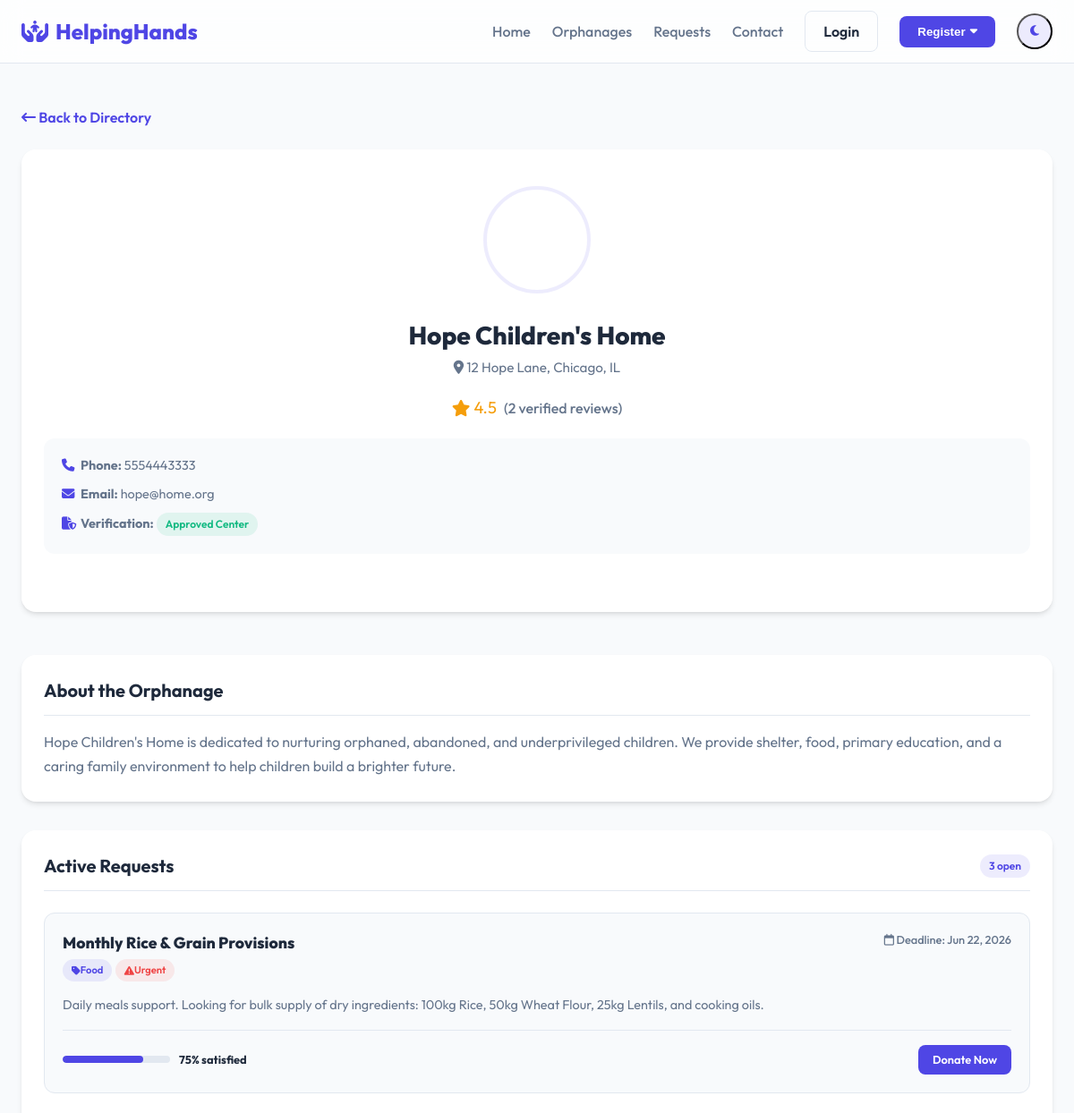
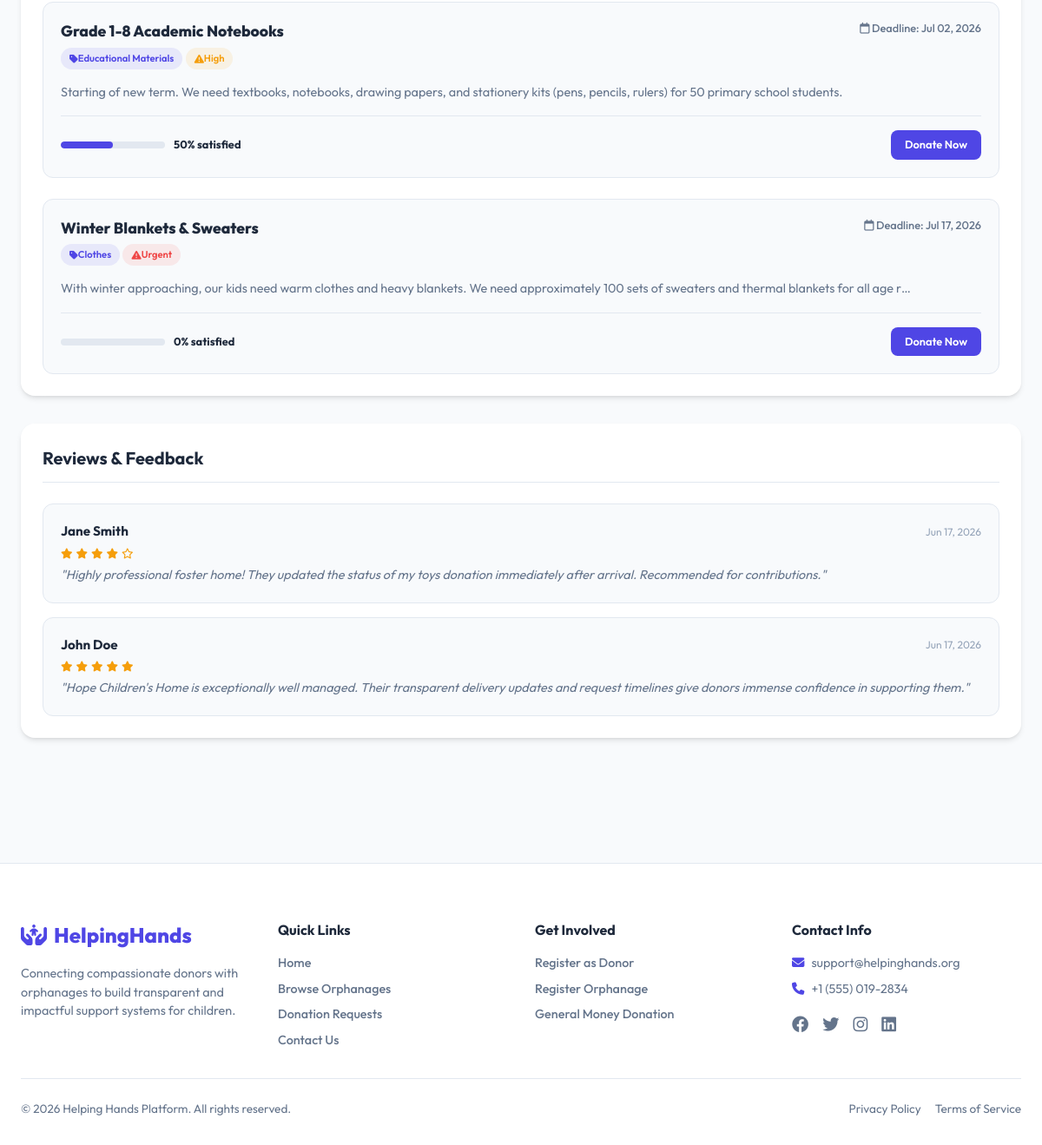
Screenshot of /donations/orphanages/1/ with the database file from the repository (2 pictures, top to bottom).
### accounts/models.py (models this page shows, shortened)
class OrphanageProfile(models.Model):
    user = models.OneToOneField(User, on_delete=models.CASCADE, related_name='orphanage_profile')
    orphanage_name = models.CharField(max_length=200)
    phone = models.CharField(max_length=20)
    address = models.TextField()
    description = models.TextField()
    registration_certificate = models.FileField(upload_to='certificates/')
    profile_image = models.ImageField(upload_to='orphanages/profiles/')
    is_approved = models.BooleanField(default=False)
    @property
    def average_rating(self):
        avg = self.reviews.filter(is_moderated=True).aggregate(Avg('rating'))['rating__avg']
        return round(avg, 1) if avg else 0.0
    @property
    def reviews_count(self):
        return self.reviews.filter(is_moderated=True).count()

class User(AbstractUser):
    is_donor = models.BooleanField(default=False)
    is_orphanage = models.BooleanField(default=False)

class Review(models.Model):
    donor = models.ForeignKey(DonorProfile, on_delete=models.CASCADE, related_name='reviews')
    orphanage = models.ForeignKey(OrphanageProfile, on_delete=models.CASCADE, related_name='reviews')
    rating = models.IntegerField(choices=[(i, str(i)) for i in range(1, 6)])
    comment = models.TextField()
    is_moderated = models.BooleanField(default=False)
    created_at = models.DateTimeField(auto_now_add=True)

class DonorProfile(models.Model):
    user = models.OneToOneField(User, on_delete=models.CASCADE, related_name='donor_profile')
    full_name = models.CharField(max_length=150)
    phone_number = models.CharField(max_length=20)
    address = models.TextField()
    profile_picture = models.ImageField(upload_to='donors/profiles/', null=True, blank=True)

### donations/models.py (models this page shows, shortened)
class DonationRequest(models.Model):
    PRIORITY_CHOICES = [
        ('Low', 'Low'),
        ('Medium', 'Medium'),
        ('High', 'High'),
        ('Urgent', 'Urgent'),
    ]
    STATUS_CHOICES = [
        ('Open', 'Open'),
        ('In Progress', 'In Progress'),
        ('Completed', 'Completed'),
    ]
    orphanage = models.ForeignKey(OrphanageProfile, on_delete=models.CASCADE, related_name='requests')
    title = models.CharField(max_length=200)
    category = models.ForeignKey(Category, on_delete=models.SET_NULL, null=True, related_name='requests')
    description = models.TextField()
    quantity_needed = models.IntegerField()
    quantity_fulfilled = models.IntegerField(default=0)
    priority = models.CharField(max_length=15, choices=PRIORITY_CHOICES, default='Medium')
    deadline = models.DateField()
    image = models.ImageField(upload_to='requests/', null=True, blank=True)
    status = models.CharField(max_length=15, choices=STATUS_CHOICES, default='Open')
    created_at = models.DateTimeField(auto_now_add=True)
    @property
    def fulfillment_percentage(self):
        if self.quantity_needed <= 0:
            return 100
        pct = (self.quantity_fulfilled / self.quantity_needed) * 100
        return min(int(pct), 100)

class Category(models.Model):
    name = models.CharField(max_length=50, unique=True)
    slug = models.SlugField(max_length=60, unique=True, blank=True)
    icon = models.CharField(max_length=50, help_text="FontAwesome icon class, e.g., fa-utensils")
    class Meta:
        verbose_name_plural = "Categories"

### donations/views.py (the view)
# urls.py: path('orphanages/<int:orphanage_id>/', views.orphanage_detail, name='orphanage_detail'),
def orphanage_detail(request, orphanage_id):
    orphanage = get_object_or_404(OrphanageProfile, id=orphanage_id, is_approved=True)
    requests = orphanage.requests.filter(status__in=['Open', 'In Progress']).order_by('-created_at')
    reviews = orphanage.reviews.filter(is_moderated=True).order_by('-created_at')
    is_favorited = False
    review_form = None
    if request.user.is_authenticated and request.user.is_donor:
        is_favorited = Favorite.objects.filter(donor=request.user.donor_profile, orphanage=orphanage).exists()
        review_form = ReviewForm()
    context = {
        'orphanage': orphanage,
        'requests': requests,
        'reviews': reviews,
        'is_favorited': is_favorited,
        'review_form': review_form
    }
    return render(request, 'donations/orphanage_detail.html', context)

### templates/donations/orphanage_detail.html (shortened to what this page needs)
{% extends 'base.html' %}
{% block content %}
<div class="container" style="padding-top: 3rem; padding-bottom: 5rem;">
    <div style="margin-bottom: 1.5rem;">
        <a href="{% url 'orphanage_list' %}" style="color: var(--primary); font-weight: 600;"><i class="fa-solid fa-arrow-left-long"></i> Back to Directory</a>
    </div>
    <div style="display: grid; grid-template-columns: 1fr; gap: 3rem; align-items: start;">
        <div style="display: grid; grid-template-columns: 1fr; gap: 2rem;">
            <div class="glass-card" style="background: var(--bg-secondary); text-align: center; padding: 2.5rem 1.5rem;">
                <img src="{{ orphanage.profile_image.url }}" alt="{{ orphanage.orphanage_name }}" style="width: 120px; height: 120px; border-radius: 50%; object-fit: cover; border: 4px solid var(--primary-light); margin: 0 auto 1.5rem auto;">
                <h1 style="font-size: 1.75rem; font-weight: 800; line-height: 1.2; color: var(--text-primary);">{{ orphanage.orphanage_name }}</h1>
                <p style="color: var(--text-secondary); font-size: 0.95rem; margin-top: 0.5rem;"><i class="fa-solid fa-location-dot"></i> {{ orphanage.address }}</p>
                <div style="display: flex; justify-content: center; align-items: center; gap: 8px; margin: 1.25rem 0; font-size: 1rem;">
                    <div class="star-rating" style="font-size: 1.15rem;">
                        <i class="fa-solid fa-star"></i> {{ orphanage.average_rating }}
                    </div>
                    <span style="color: var(--text-secondary); font-weight: 500;">({{ orphanage.reviews_count }} verified reviews)</span>
                </div>
                <div style="display: flex; flex-direction: column; gap: 10px; text-align: left; background-color: var(--bg-primary); padding: 1.25rem; border-radius: 0.75rem; margin-bottom: 1.5rem;">
                    <div style="font-size: 0.9rem; color: var(--text-secondary);"><i class="fa-solid fa-phone" style="width: 18px; color:var(--primary);"></i> <strong>Phone:</strong> {{ orphanage.phone }}</div>
                    <div style="font-size: 0.9rem; color: var(--text-secondary);"><i class="fa-solid fa-envelope" style="width: 18px; color:var(--primary);"></i> <strong>Email:</strong> {{ orphanage.user.email }}</div>
                    <div style="font-size: 0.9rem; color: var(--text-secondary);"><i class="fa-solid fa-file-shield" style="width: 18px; color:var(--primary);"></i> <strong>Verification:</strong> <span class="badge badge-completed">Approved Center</span></div>
                </div>
            </div>
        </div>
        <div style="display: grid; grid-template-columns: 1fr; gap: 2rem;">
            <div class="glass-card" style="background: var(--bg-secondary);">
                <h3 style="font-size: 1.25rem; font-weight: 700; margin-bottom: 1rem; border-bottom: 1px solid var(--border-color); padding-bottom: 0.75rem;">
                    About the Orphanage
                </h3>
                <p style="color: var(--text-secondary); line-height: 1.7; font-size: 1rem;">
                    {{ orphanage.description }}
                </p>
            </div>
            <div class="glass-card" style="background: var(--bg-secondary);">
                <h3 style="font-size: 1.25rem; font-weight: 700; margin-bottom: 1.5rem; border-bottom: 1px solid var(--border-color); padding-bottom: 0.75rem; display: flex; justify-content: space-between; align-items: center;">
                    <span>Active Requests</span>
                    <span class="badge badge-medium" style="background-color: var(--primary-light); color: var(--primary);">{{ requests.count }} open</span>
                </h3>
                <div style="display: grid; grid-template-columns: 1fr; gap: 1.5rem;">
                    {% if requests %}
                        {% for req in requests %}
                            <div style="padding: 1.25rem; border: 1px solid var(--border-color); border-radius: 0.75rem; display: flex; flex-direction: column; justify-content: space-between; gap: 1rem; background-color: var(--bg-primary);">
                                <div style="display: flex; justify-content: space-between; align-items: start; flex-wrap: wrap; gap: 0.5rem;">
                                    <div>
                                        <h4 style="font-weight: 800; font-size: 1.1rem; margin-bottom: 0.25rem;">
                                            <a href="{% url 'request_detail' req.id %}" style="color: var(--text-primary);">{{ req.title }}</a>
                                        </h4>
                                        <span class="badge badge-medium" style="background-color: var(--primary-light); color: var(--primary); font-size: 0.7rem;"><i class="fa-solid fa-tag"></i> {{ req.category.name }}</span>
                                        <span class="badge
                                            {% if req.priority == 'Low' %}badge-low
                                            {% elif req.priority == 'Medium' %}badge-medium
                                            {% elif req.priority == 'High' %}badge-high
                                            {% else %}badge-urgent{% endif %}" style="font-size: 0.7rem;">
                                            <i class="fa-solid fa-triangle-exclamation"></i> {{ req.priority }}
                                        </span>
                                    </div>
                                    <span style="font-size: 0.8rem; color: var(--text-secondary); font-weight: 500;"><i class="fa-regular fa-calendar"></i> Deadline: {{ req.deadline|date:"M d, Y" }}</span>
                                </div>
                                <p style="color: var(--text-secondary); font-size: 0.9rem; line-height: 1.5;">{{ req.description|truncatechars:150 }}</p>
                                <div style="display: flex; align-items: center; justify-content: space-between; border-top: 1px solid var(--border-color); padding-top: 1rem; flex-wrap: wrap; gap: 0.75rem;">
                                    <div style="display: flex; align-items: center; gap: 10px;">
                                        <div class="progress-bar-container" style="width: 120px; margin: 0;">
                                            <div class="progress-bar" style="width: {{ req.fulfillment_percentage }}%;"></div>
                                        </div>
                                        <span style="font-size: 0.8rem; font-weight: 700;">{{ req.fulfillment_percentage }}% satisfied</span>
                                    </div>
                                    <a href="{% url 'request_detail' req.id %}" class="btn btn-primary" style="padding: 0.45rem 1rem; font-size: 0.8rem;">Donate Now</a>
                                </div>
                            </div>
                        {% endfor %}
                    {% else %}
                        <p style="text-align: center; color: var(--text-secondary); padding: 2rem 0;">No active donation requests at the moment.</p>
                    {% endif %}
                </div>
            </div>
            <div class="glass-card" style="background: var(--bg-secondary);">
                <h3 style="font-size: 1.25rem; font-weight: 700; margin-bottom: 1.5rem; border-bottom: 1px solid var(--border-color); padding-bottom: 0.75rem;">
                    Reviews & Feedback
                </h3>
                <div style="display: flex; flex-direction: column; gap: 1rem;">
                    {% if reviews %}
                        {% for rev in reviews %}
                            <div style="padding: 1.25rem; border: 1px solid var(--border-color); border-radius: 0.75rem; background-color: var(--bg-primary);">
                                <div style="display: flex; justify-content: space-between; align-items: center; margin-bottom: 0.5rem;">
                                    <div style="font-weight: 700; font-size: 0.95rem; color: var(--text-primary);">{{ rev.donor.full_name }}</div>
                                    <span style="font-size: 0.75rem; color: var(--text-light);">{{ rev.created_at|date:"M d, Y" }}</span>
                                </div>
                                <div class="star-rating" style="margin-bottom: 0.5rem; font-size: 0.75rem;">
                                    {% for i in "12345" %}
                                        {% if forloop.counter <= rev.rating %}
                                            <i class="fa-solid fa-star"></i>
                                        {% else %}
                                            <i class="fa-regular fa-star"></i>
                                        {% endif %}
                                    {% endfor %}
                                </div>
                                <p style="color: var(--text-secondary); font-size: 0.9rem; line-height: 1.5; font-style: italic;">
                                    "{{ rev.comment }}"
                                </p>
                            </div>
                        {% endfor %}
                    {% else %}
                        <p style="text-align: center; color: var(--text-secondary); padding: 2rem 0;">No reviews left yet. Be the first to leave a feedback!</p>
                    {% endif %}
                </div>
            </div>
        </div>
    </div>
</div>
{% endblock %}

### rows the page displays
OrphanageProfile: profile_image (picture), orphanage_name "Hope Children's Home", address "12 Hope Lane, Chicago, IL", average_rating "4.5", reviews_count "2", phone "5554443333", user.email "hope@home.org", description "Hope Children's Home is dedicated to nurturing orphaned, abandoned, and underprivileged children. We provide shelter, food, primary education, and a caring family environment to help children build a brighter future."
DonationRequest: title "Monthly Rice & Grain Provisions", category.name "Food", priority "Urgent", deadline "Jun 22, 2026", description "Daily meals support. Looking for bulk supply of dry ingredients: 100kg Rice, 50kg Wheat Flour, 25kg Lentils, and cooking oils.", fulfillment_percentage "75"
DonationRequest: title "Grade 1-8 Academic Notebooks", category.name "Educational Materials", priority "High", deadline "Jul 02, 2026", description "Starting of new term. We need textbooks, notebooks, drawing papers, and stationery kits (pens, pencils, rulers) for 50 primary school students.", fulfillment_percentage "50"
DonationRequest: title "Winter Blankets & Sweaters", category.name "Clothes", priority "Urgent", deadline "Jul 17, 2026", description "With winter approaching, our kids need warm clothes and heavy blankets. We need approximately 100 sets of sweaters and thermal blankets for all age r…", fulfillment_percentage "0"
Review: donor.full_name "Jane Smith", created_at "Jun 17, 2026", rating 4 (drawn), comment "Highly professional foster home! They updated the status of my toys donation immediately after arrival. Recommended for contributions."
Review: donor.full_name "John Doe", created_at "Jun 17, 2026", rating 5 (drawn), comment "Hope Children's Home is exceptionally well managed. Their transparent delivery updates and request timelines give donors immense confidence in supporting them."

### other values shown
{{ requests.count }} "3"
